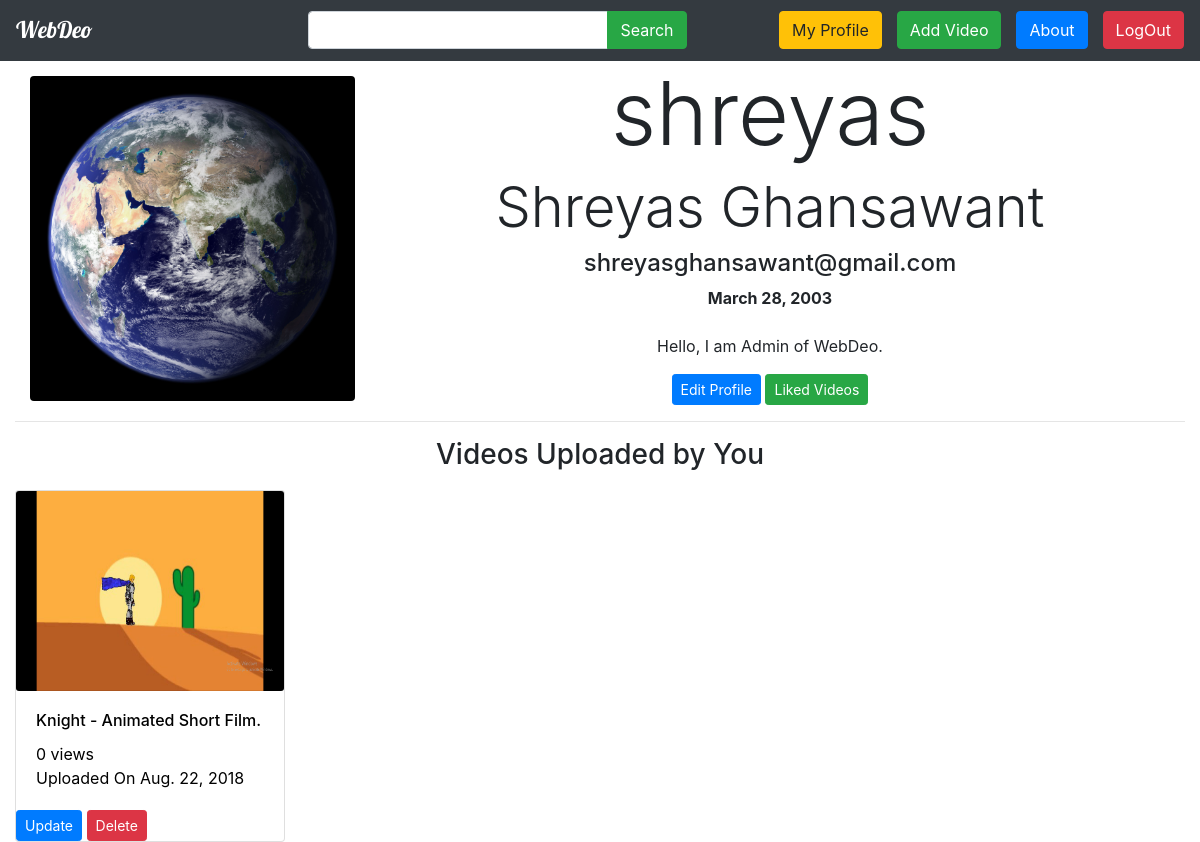
Page /my-profile/ (signed in) on the committed database.
### videos/models.py (models this page shows, shortened)
class Profile (models.Model):
    profile_picture = models.ImageField (upload_to='profiles/', default="/profiles/NO_DP.jpg")
    date_of_birth = models.DateField (default=timezone.now)
    user = models.OneToOneField (User, on_delete=models.CASCADE)
    bio = models.CharField (max_length=100, default="No Bio")

class Video (models.Model):
    thumbnail = models.ImageField (upload_to='thumbnails/', default=None)
    title = models.CharField (max_length=40)
    video = models.FileField (upload_to='videos/', validators=[FileExtensionValidator (allowed_extensions=['mp4'])])
    description = models.TextField ()
    date = models.DateField (auto_now_add=True)
    time = models.TimeField (auto_now_add=True)
    views = models.IntegerField (default=0)
    admin = models.ForeignKey (User, on_delete=models.CASCADE)

### videos/views.py (the view)
@login_required (login_url='videos:login')
def myProfile(request):
    user = request.user
    videos = Video.objects.filter (admin=user).order_by ('-date', '-time')
    return render (request, 'videos/my-profile.html', {
        'videos': videos,
        'user': user,
    })

### videos/templates/videos/my-profile.html (shortened to what this page needs)
{% extends "videos/base.html" %}
{% block body %}
<div class="container-fluid">
    <img src="{{ user.profile.profile_picture.url }}" class="rounded img-fluid" style="height:325px; width:325px; margin-top:15px; margin-left:15px; float:left;">
    <div style="text-align:center;">
        <h1 class="display-2">{{ user.username }}</h1>
        <h3 class="display-4">{{ user.first_name }} {{ user.last_name }}</h3>
        <h4>{{ user.email }}</h4>
        <strong>{{ user.profile.date_of_birth }}</strong>
        <br><br>
        <p>{{ user.profile.bio }}</p>
        <a href="{% url 'videos:edit-profile' %}" style="align:left;" class="btn btn-primary btn-sm">Edit Profile</a>
        <a href="{% url 'videos:liked-videos' %}" style="align:left;" class="btn btn-success btn-sm">Liked Videos</a>
    </div>
    <hr>
    <h3 style="text-align:center;">Videos Uploaded by You</h3>
    <div class="row">
        {% for video in videos %}
            <div class="col-lg-3 col-md-4 col-sm-6">
                <a href="{% url 'videos:detail' video.id %}" style="text-decoration:none; color:black;">
                    <div class="card" style="margin-top:10px;">
                        <img src="{{ video.thumbnail.url }}" alt="video-thumbnail" class="card-img img-fluid" style="height:200px;">
                        <div class="card-body">
                            <h6 class="card-title">{{ video.title }}</h6>
                            {{ video.views }} views<br>
                            Uploaded On {{ video.date }}
                        </div>
                        <form action="{% url 'videos:delete-video' video.id %}" method="post">
                            <a href="{% url 'videos:update-video' video.id %}" class="btn btn-primary btn-sm">Update</a>
                            <button type="submit" class="btn btn-danger btn-sm">Delete</button>
                        </form>
                    </div>
                </a>
            </div>
        {% endfor %}
    </div>
</div>
{% endblock %}

### rows in the picture
Video: thumbnail (picture), title "Knight - Animated Short Film.", views "0", date "Aug. 22, 2018"

### other values in the picture
{{ user.username }} "shreyas"
{{ user.first_name }} "Shreyas"
{{ user.last_name }} "Ghansawant"
{{ user.email }} "shreyasghansawant@gmail.com"
{{ user.profile.date_of_birth }} "March 28, 2003"
{{ user.profile.bio }} "Hello, I am Admin of WebDeo."
